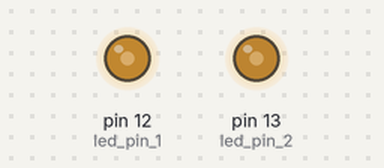
This sketch was run on a simulated Arduino Uno, built with avr-gcc and run on an emulated ATmega328P. On the bench: output pins drawn as LEDs (lit = HIGH).

Above: at 0.1 s.
Timing chart, 0 to 1.6 s (numbered marks = the images above):
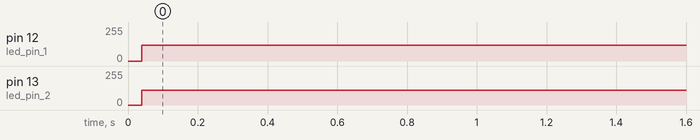

The sketch:

two_sensors.ino
```cpp
/*
  Project4


  modified 14 July 2024
  by Yasmin Bohak


*/
int led_pin_1 = 12;
int led_pin_2 = 13;
int x_i;


void setup() {
  // put your setup code here, to run once:
pinMode(led_pin_1, OUTPUT);
pinMode(led_pin_2, OUTPUT);
}

void loop() {
  // put your main code here, to run repeatedly:

  digitalWrite(led_pin_1, HIGH);
  x_i = x_i + 1;
  digitalWrite(led_pin_2, HIGH);
  digitalWrite(led_pin_1, LOW);
  digitalWrite(led_pin_2, LOW);

}
```

Measured:
- by itself, pin 12 (led_pin_1): 0/255 → 117/255 at 0.04 s
- by itself, pin 13 (led_pin_2): 0/255 → 109/255 at 0.04 s
